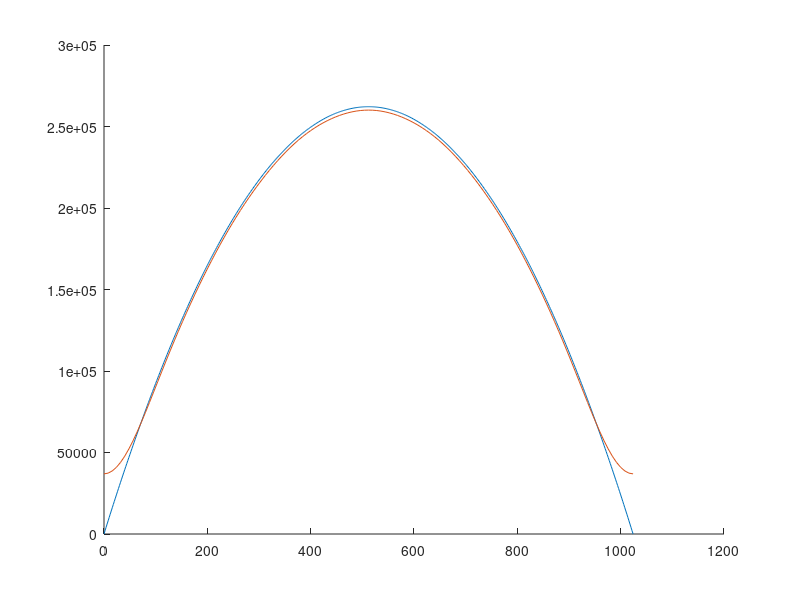
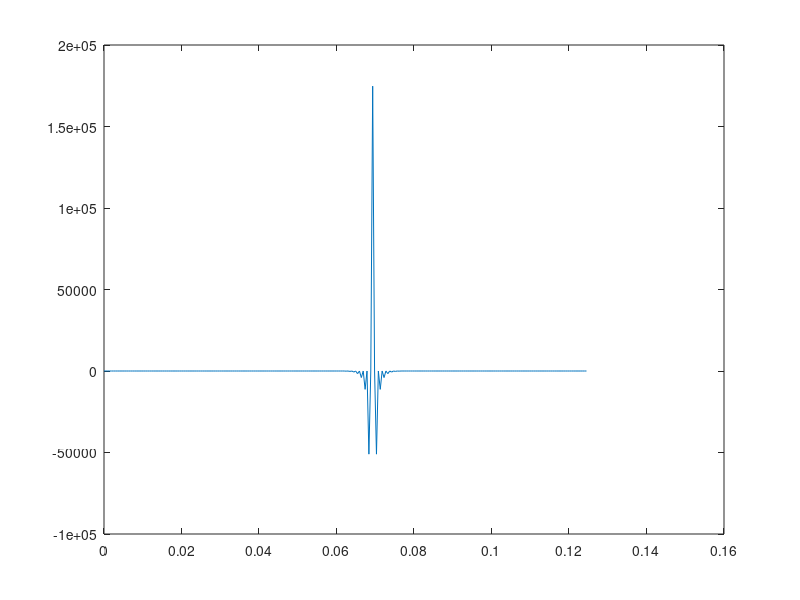

Source code (MATLAB) for these figures, in order: (Note: this script raises an error after producing the figures.)
%% FIR filter design example
addpath ../SIGNALS
%Sampling frequency
fs = 2048 ;%Hz;

%Number of samples in impulse input sequence
nSamples = 256;

%Sampling times
timeVec = (0:(nSamples-1))/fs;
 
%Filter order
fN = 30;
 
%Frequency values at which to specify
%the target transfer function
f = 0:2:1024;
 
%Target transfer function
targetTf = f.*(1024-f);
 
%Design the digital filter
b = fir2(fN,f/(fs/2),targetTf);
 
%Get the impulse response by letting the filter act on an impulse sequence
impVec = zeros(1,nSamples);
impVec(floor(nSamples/2))=1; %Impulse in the middle
impResp = fftfilt(b,impVec);
 
%Get the transfer function: FFT of impulse response
designTf = fft(impResp);

%Plots
figure;
hold on;
plot(f,targetTf);
kNyq = floor(nSamples/2)+1;
posFreq = (0:(kNyq-1))/(nSamples/fs);
plot(posFreq,abs(designTf(1:kNyq)));

figure;
plot(timeVec,impResp);

%% Application of the designed filter
% Signal parameters
a1=10;
a2=3;
a3=3;
A = 10;
timeVec2 = (0:2047)/fs;
sigVec = crcbgenqcsig(timeVec2,A,[a1,a2,a3]);
figure;
plot(timeVec2,sigVec);
hold on;
filtSigVec = fftfilt(b,sigVec);
axis tight;
plot(timeVec2,filtSigVec*max(sigVec)/max(filtSigVec));
xlabel('Time (sec)');
title(['Filter order ', num2str(fN)]);